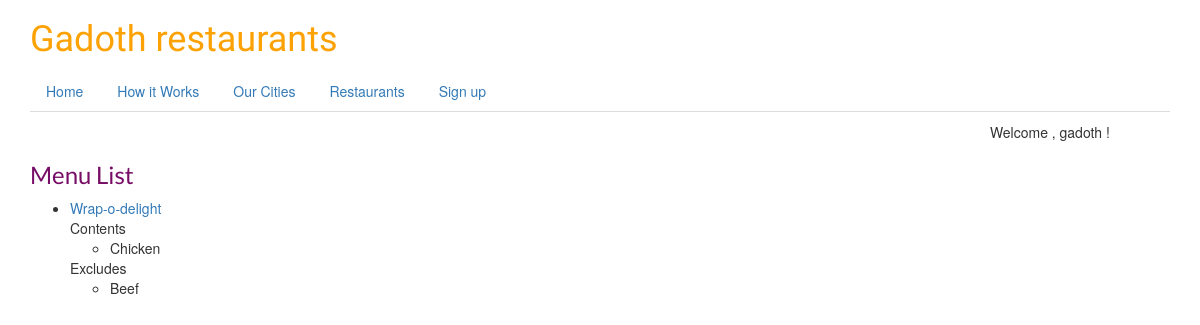
The page /items/ (signed in) on the database its author committed.
### menu/models.py (models this page shows)
class Item(models.Model):
    user = models.ForeignKey(settings.AUTH_USER_MODEL)
    restaurant = models.ForeignKey(restaurantLocations)
    name = models.CharField(max_length=120)
    contents = models.TextField(help_text='separate each item with a comma')
    excludes = models.TextField(blank=True,null=True,help_text='separate each item with a comma')
    public = models.BooleanField(default=True)
    created = models.DateTimeField(auto_now_add=True, blank=True)
    modified = models.DateTimeField(auto_now=True)
    class Meta:
        ordering = ['-modified','-created']
    def get_absolute_url(self):
        return reverse('menu:detail',kwargs={'pk':self.pk})
    def get_contents(self):
        return self.contents.split(",")
    def get_excludes(self):
        return self.excludes.split(",")

### menu/views.py (the view)
class Item_ListView(ListView):
    def get_queryset(self):
        return Item.objects.filter(user=self.request.user)

### menu/templates/menu/item_list.html (shortened to what this page needs)
{% extends 'base.html' %}
{% block page %}
<h3> Menu List</h3>
<ul>
    {% for obj in object_list %}
        <li><a href= '{{ obj.get_absolute_url }}' >{{ obj.name }}</a></br>
            {% if obj.contents %}
                Contents
                <ul>
                    {% for item in obj.get_contents %}
                        <li> {{ item }}</li>
                    {% endfor %}
                </ul>
            {% endif %}
            {% if obj.excludes %}
                Excludes
                <ul>
                    {% for item in obj.get_excludes %}
                        <li> {{ item }}</li>
                    {% endfor %}
                </ul>
            {% endif %}
        </li>
    {% endfor %}
</ul>
{% endblock %}

### templates/snippets/welcome.html
<div class="row">
    <div class="col-md-offset-10">
        {{ greetings }} , {{ person|default:"friend"}} !
    </div>
</div>

### static/css/style.css (style rules this page uses)
html { background-color: #ecf0f1; }
h3 { color: #770d66; font-family: 'Lato'; }

### rows shown on the page
Item: name "Wrap-o-delight", get_contents "Chicken", get_excludes "Beef"

### other values the page prints
{{ greetings }} "Welcome"
{{ person|default:"friend" }} "gadoth"
